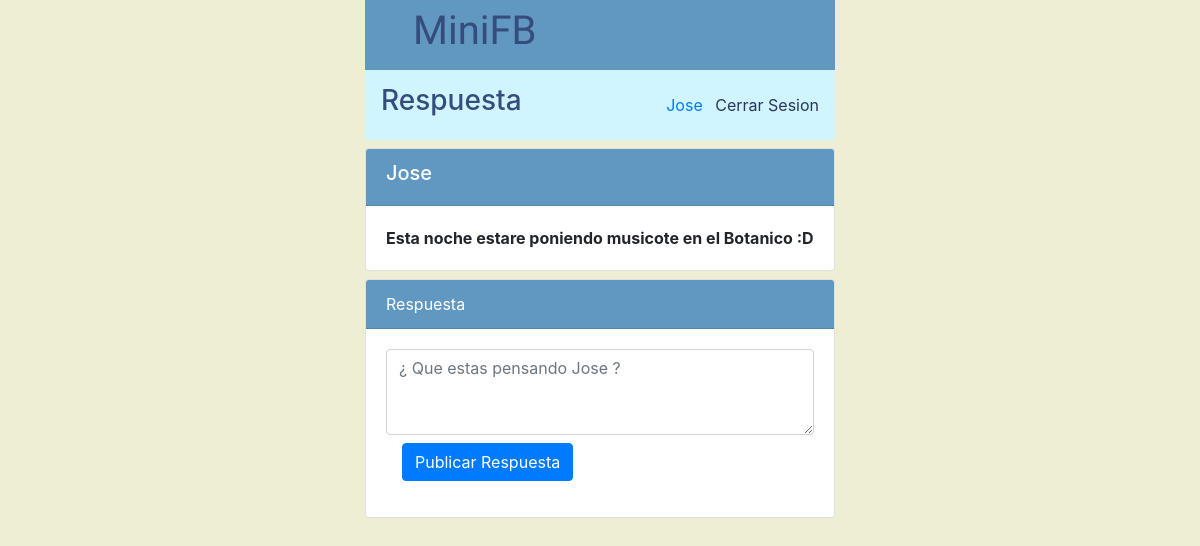
The app's page /response.php?msg-id=4&userId=1 (signed in) with its own data.
### tables this page shows
CREATE TABLE T_USUARIOS (
  `ID_USUARIO` int(11) NOT NULL,
  `NOMBRE_USUARIO` varchar(20) NOT NULL,
  `ALIAS_USUARIO` varchar(10) NOT NULL,
  `PASSWORD_USUARIO` varchar(20) NOT NULL,
  `APELLIDOS_USUARIO` varchar(45) DEFAULT NULL,
  `CODIGO_COOKIE` varchar(40) DEFAULT NULL,
  `TIPO_USUARIO` int(11) NOT NULL,
  `EMAIL` varchar(45) NOT NULL
);

CREATE TABLE `T_MENSAJES` (
  `ID_MENSAJE` int(11) NOT NULL,
  `TEXTO_MENSAJE` varchar(280) NOT NULL,
  `DESTACADO` tinyint(4) NOT NULL,
  `PINEADO` tinyint(4) NOT NULL,
  `PUBLICADO` datetime NOT NULL,
  `ID_USUARIO` int(11) NOT NULL
);

### src/Database/DatabaseRepository.php (called while the page is built)
<?php
class DatabaseRepository
{
    public static function  getConnection () {
        $server = "database";
        $username = "root";
        $passwd = "root";
        $bd = "mini-fb_db";
        $options = [
            PDO::ATTR_EMULATE_PREPARES   => false,
            PDO::ATTR_ERRMODE            => PDO::ERRMODE_EXCEPTION,
            PDO::ATTR_DEFAULT_FETCH_MODE => PDO::FETCH_ASSOC,
        ];
        try {
            $pdo = new PDO("mysql:host=$server;dbname=$bd;charset=utf8", $username, $passwd, $options);
        } catch (Exception $e) {
            $str = "Connexion error: " . $e->getMessage();
            error_log($str);
            exit($str);
        }
        return $pdo;
    }
}

### src/Controller/UserController.php (called while the page is built, shortened)
<?php
require_once 'Model/User.php';
require_once 'Database/UserDAO.php';
class UserController
{
    public function getUser($id)
    {
        $udao = new UserDAO();
        $user = $udao->getUser($id);
        return $user;
    }
    public function getAll()
    {
        $udao = new UserDAO();
        return $udao->getAll();
    }
}

### src/Database/UserDAO.php (called while the page is built, shortened)
<?php
require_once 'DatabaseRepository.php';
require_once 'Model/User.php';
class UserDAO
{
    private $getUserWithId = "SELECT * FROM T_USUARIOS WHERE ID_USUARIO=?";
    private $getAll = "SELECT * FROM T_USUARIOS";
    private $pdo;
    public function __construct()
    {
        $this->pdo = DatabaseRepository::getConnection();
    }
    public function getAll()
    {
        $users = array();
        $select = $this->pdo->prepare($this->getAll);
        $select->execute();
        $rs = $select->fetchAll();
        foreach ($rs as $row){
            $user = new User(
                $row['ID_USUARIO'],
                $row['ALIAS_USUARIO'],
                $row['PASSWORD_USUARIO'],
                $row['NOMBRE_USUARIO'],
                $row['APELLIDOS_USUARIO'],
                $row['EMAIL'],
                $row['TIPO_USUARIO']
            );
            array_push($users, $user);
        }
        return $users;
    }
    public function getUser($id)
    {
        $select = $this->pdo->prepare($this->getUserWithId);
        $select->execute([$id]);
        $rs = $select->fetch();
        $user = new User(
            $id,
            $rs['ALIAS_USUARIO'],
            $rs['PASSWORD_USUARIO'],
            $rs['NOMBRE_USUARIO'],
            $rs['APELLIDOS_USUARIO'],
            $rs['EMAIL'],
            $rs['TIPO_USUARIO']
        );
        return $user;
    }
}

### src/Model/User.php (called while the page is built, shortened)
<?php
class User
{
    private $name;
    public function __construct($id, $alias, $password, $name, $surname, $email, $userType)
    {
        $this->name = $name;
    }
    public function getName()
    {
        return $this->name;
    }
}

### src/Controller/MessageController.php (called while the page is built, shortened)
<?php
require_once 'Database/MessageDAO.php';
require_once 'Database/ResponseDAO.php';
require_once 'Model/Message.php';
require_once 'Model/Response.php';
class MessageController
{
    public function getMessageWithId($id)
    {
        $mDAO = new MessageDAO();
        return $mDAO->getWithId($id);
    }
}

### src/Database/MessageDAO.php (called while the page is built, shortened)
<?php
require_once 'DatabaseRepository.php';
require_once 'Model/Message.php';
class MessageDAO
{
    private $getOneWithId = "SELECT * FROM T_MENSAJES WHERE ID_MENSAJE=?";
    private $pdo;
    public function __construct()
    {
        $this->pdo = DatabaseRepository::getConnection();
    }
    public function getWithId($id)
    {
        $select = $this->pdo->prepare($this->getOneWithId);
        $select->execute([$id]);
        $rs = $select->fetch();
        $msg = new Message(
            $rs['ID_MENSAJE'],
            $rs['TEXTO_MENSAJE'],
            $rs['DESTACADO'],
            $rs['PINEADO'],
            $rs['PUBLICADO'],
            $rs['ID_USUARIO']
        );
        return $msg;
    }
}

### src/Model/Message.php (called while the page is built, shortened)
<?php
class Message
{
    private $content;
    private $important;
    private $user;
    public function __construct($id, $content, $important, $pinned, $published, $user)
    {
        $this->content = $content;
        $this->important = $important;
        $this->user = $user;
    }
    public function getContent()
    {
        return $this->content;
    }
    public function getImportant()
    {
        return $this->important;
    }
    public function getUser()
    {
        return $this->user;
    }
}

### src/response.php (the view, shortened to what this page needs)
<?php
require_once 'Controller/UserController.php';
require_once 'Controller/MessageController.php';
$userController = new UserController();
$users = $userController->getAll();
$me = $userController->getUser($_SESSION['user-id']);
$messController = new MessageController();
$msg = $messController->getMessageWithId($_REQUEST['msg-id']);
?>
<!doctype html>
<html lang="es">
<head>
    <link rel="stylesheet" href="css/style.css">
    <link rel="stylesheet" href="https://maxcdn.bootstrapcdn.com/bootstrap/4.0.0/css/bootstrap.min.css"
>
</head>
<body>
<div class="container col-xl-5 col-lg-6 col-md-8 col-sm-12">
    <header class="main-bg">
        <div class="ml-5 d-flex align-items-center h-100">
            <span class="title main-text"><h1>MiniFB</h1></span>
        </div>
    </header>
    <div class=" d-flex section justify-content-between align-items-center">
        <div class="ml-3">
            <span class="main-text"><h3>Respuesta</h3></span>
        </div>
        <div class="sesion mr-3">
            <span class="text-primary mr-2"><?= $me->getName() ?></span>
            <a class="darkblue-txt" href="logout.php">Cerrar Sesion</a>
        </div>
    </div>
    <div class="mensaje">
        <div class="card mt-2">
            <div class="card-header text-white">
                <h5><?= $users[($msg->getUser()) - 1]->getName() ?></h5>
            </div>
            <div class="card-body">
                <?php
                if ($msg->getImportant()) {
                    ?>
                    <p class="card-text font-weight-bold"><?= $msg->getContent() ?></p>
                <?php } else { ?>
                    <p class="card-text"><?= $msg->getContent() ?></p>
                <?php } ?>
            </div>
        </div>
    </div>
    <div class="responseform">
        <div class="card mt-2">
            <div class="card-header text-white">
                <span>Respuesta</span>
            </div>
            <div class="card-body">
                <form action="main_controller.php">
                    <div class="form-group">
                        <textarea class="form-control" name="content" id="contentTA"
                                  placeholder="¿ Que estas pensando <?= $me->getName() ?> ?" rows="3"></textarea>
                        <div class="form-group row ml-3">
                            <button type="submit" class="btn btn-primary mt-2">Publicar Respuesta</button>
                        </div>
                    </div>
                </form>
            </div>
        </div>
    </div>
</div>
</body>
</html>

### src/css/style.css (style rules this page uses)
header { height: 70px; }
body { box-sizing: border-box; background-color: #edeed4 !important; }
.title { font-family: 'Baloo Bhai', cursive; font-size: 1.3em; }
.section { background-color: #D1F5FF; height: 70px; }
.card .card-header { background-color: #6198c1; }
.darkblue-txt { color: #2B335D; }
.main-bg { background: #6198c1; }
.main-text { color: #354d7d; }

### records on screen
t_usuarios: NOMBRE_USUARIO "Jose", content "¿ Que estas pensando Jose ?"
t_mensajes: ID_USUARIO.NOMBRE_USUARIO "Jose", TEXTO_MENSAJE "Esta noche estare poniendo musicote en el Botanico :D"
